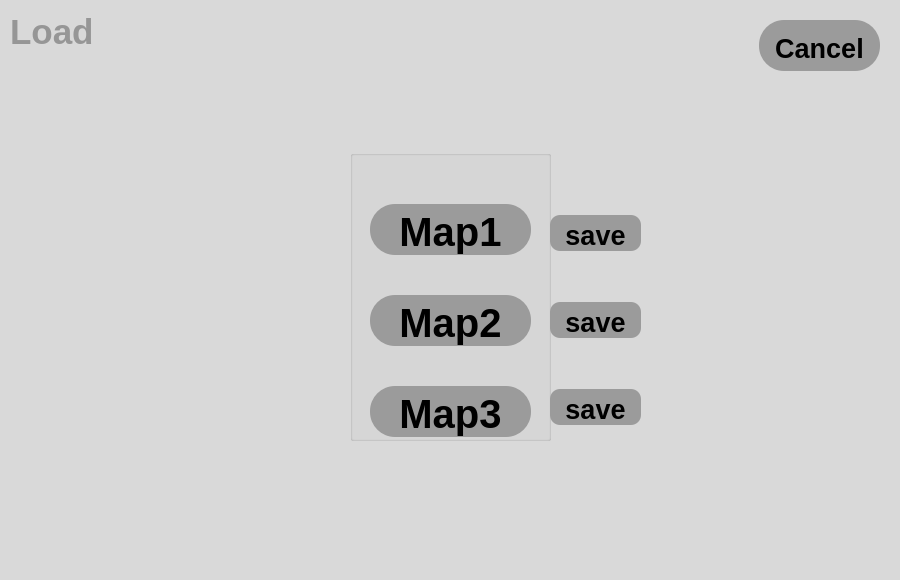
<?xml version="1.0" encoding="UTF-8"?>
<ui version="4.0">
 <class>LoadWindow</class>
 <widget class="QMainWindow" name="LoadWindow">
  <property name="geometry">
   <rect>
    <x>0</x>
    <y>0</y>
    <width>900</width>
    <height>580</height>
   </rect>
  </property>
  <property name="windowTitle">
   <string>MainWindow</string>
  </property>
  <property name="styleSheet">
   <string notr="true">selection-background-color: rgb(217, 217, 217);</string>
  </property>
  <widget class="QWidget" name="centralwidget">
   <widget class="QLabel" name="Load">
    <property name="geometry">
     <rect>
      <x>10</x>
      <y>12</y>
      <width>91</width>
      <height>40</height>
     </rect>
    </property>
    <property name="font">
     <font>
      <family>Arial</family>
      <pointsize>20</pointsize>
      <weight>75</weight>
      <bold>true</bold>
      <stylestrategy>PreferDefault</stylestrategy>
     </font>
    </property>
    <property name="text">
     <string>&lt;html&gt;&lt;head/&gt;&lt;body&gt;&lt;p&gt;&lt;span style=&quot; font-size:26pt; color: rgb(150, 150, 150);&quot;&gt;Load&lt;/span&gt;&lt;/p&gt;&lt;/body&gt;&lt;/html&gt;</string>
    </property>
    <property name="textFormat">
     <enum>Qt::AutoText</enum>
    </property>
    <property name="scaledContents">
     <bool>false</bool>
    </property>
   </widget>
   <widget class="QLabel" name="Fon">
    <property name="geometry">
     <rect>
      <x>-20</x>
      <y>-20</y>
      <width>921</width>
      <height>611</height>
     </rect>
    </property>
    <property name="styleSheet">
     <string notr="true">background-color: rgb(217, 217, 217);</string>
    </property>
    <property name="text">
     <string>`</string>
    </property>
   </widget>
   <widget class="QPushButton" name="Back">
    <property name="geometry">
     <rect>
      <x>759</x>
      <y>20</y>
      <width>121</width>
      <height>51</height>
     </rect>
    </property>
    <property name="font">
     <font>
      <family>Arial</family>
      <pointsize>20</pointsize>
      <weight>75</weight>
      <italic>false</italic>
      <bold>true</bold>
      <underline>false</underline>
      <strikeout>false</strikeout>
      <stylestrategy>PreferDefault</stylestrategy>
      <kerning>true</kerning>
     </font>
    </property>
    <property name="mouseTracking">
     <bool>false</bool>
    </property>
    <property name="styleSheet">
     <string notr="true">QPushButton{
	background-color: rgb(155, 155, 155);
	border: none;
	padding-top: 5px;
	border-radius: 25px;
}</string>
    </property>
    <property name="text">
     <string>Cancel</string>
    </property>
    <property name="autoExclusive">
     <bool>false</bool>
    </property>
    <property name="autoRepeatDelay">
     <number>300</number>
    </property>
    <property name="autoDefault">
     <bool>false</bool>
    </property>
    <property name="default">
     <bool>false</bool>
    </property>
   </widget>
   <widget class="QGroupBox" name="Maps">
    <property name="geometry">
     <rect>
      <x>350</x>
      <y>150</y>
      <width>201</width>
      <height>291</height>
     </rect>
    </property>
    <property name="title">
     <string/>
    </property>
    <widget class="QWidget" name="layoutWidget">
     <property name="geometry">
      <rect>
       <x>20</x>
       <y>20</y>
       <width>161</width>
       <height>301</height>
      </rect>
     </property>
     <layout class="QVBoxLayout" name="verticalLayout">
      <item>
       <widget class="QPushButton" name="LoadMap">
        <property name="font">
         <font>
          <family>Arial</family>
          <pointsize>30</pointsize>
          <weight>75</weight>
          <italic>false</italic>
          <bold>true</bold>
          <underline>false</underline>
          <strikeout>false</strikeout>
          <stylestrategy>PreferDefault</stylestrategy>
          <kerning>true</kerning>
         </font>
        </property>
        <property name="mouseTracking">
         <bool>false</bool>
        </property>
        <property name="styleSheet">
         <string notr="true">QPushButton{
	background-color: rgb(155, 155, 155);
	border: none;
	padding-top: 5px;
	border-radius: 25px;
}</string>
        </property>
        <property name="text">
         <string>Map1</string>
        </property>
        <property name="autoExclusive">
         <bool>false</bool>
        </property>
        <property name="autoRepeatDelay">
         <number>300</number>
        </property>
        <property name="autoDefault">
         <bool>false</bool>
        </property>
        <property name="default">
         <bool>false</bool>
        </property>
       </widget>
      </item>
      <item>
       <widget class="QPushButton" name="LoadMap_2">
        <property name="font">
         <font>
          <family>Arial</family>
          <pointsize>30</pointsize>
          <weight>75</weight>
          <italic>false</italic>
          <bold>true</bold>
          <underline>false</underline>
          <strikeout>false</strikeout>
          <stylestrategy>PreferDefault</stylestrategy>
          <kerning>true</kerning>
         </font>
        </property>
        <property name="mouseTracking">
         <bool>false</bool>
        </property>
        <property name="styleSheet">
         <string notr="true">QPushButton{
	background-color: rgb(155, 155, 155);
	border: none;
	padding-top: 5px;
	border-radius: 25px;
}</string>
        </property>
        <property name="text">
         <string>Map2</string>
        </property>
        <property name="autoExclusive">
         <bool>false</bool>
        </property>
        <property name="autoRepeatDelay">
         <number>300</number>
        </property>
        <property name="autoDefault">
         <bool>false</bool>
        </property>
        <property name="default">
         <bool>false</bool>
        </property>
       </widget>
      </item>
      <item>
       <widget class="QPushButton" name="LoadMap_3">
        <property name="font">
         <font>
          <family>Arial</family>
          <pointsize>30</pointsize>
          <weight>75</weight>
          <italic>false</italic>
          <bold>true</bold>
          <underline>false</underline>
          <strikeout>false</strikeout>
          <stylestrategy>PreferDefault</stylestrategy>
          <kerning>true</kerning>
         </font>
        </property>
        <property name="mouseTracking">
         <bool>false</bool>
        </property>
        <property name="styleSheet">
         <string notr="true">QPushButton{
	background-color: rgb(155, 155, 155);
	border: none;
	padding-top: 5px;
	border-radius: 25px;
}</string>
        </property>
        <property name="text">
         <string>Map3</string>
        </property>
        <property name="autoExclusive">
         <bool>false</bool>
        </property>
        <property name="autoRepeatDelay">
         <number>300</number>
        </property>
        <property name="autoDefault">
         <bool>false</bool>
        </property>
        <property name="default">
         <bool>false</bool>
        </property>
       </widget>
      </item>
     </layout>
    </widget>
   </widget>
   <widget class="QWidget" name="layoutWidget_2">
    <property name="geometry">
     <rect>
      <x>550</x>
      <y>170</y>
      <width>91</width>
      <height>301</height>
     </rect>
    </property>
    <layout class="QVBoxLayout" name="verticalLayout_2">
     <item>
      <widget class="QPushButton" name="Save1">
       <property name="font">
        <font>
         <family>Arial</family>
         <pointsize>20</pointsize>
         <weight>75</weight>
         <italic>false</italic>
         <bold>true</bold>
         <underline>false</underline>
         <strikeout>false</strikeout>
         <stylestrategy>PreferDefault</stylestrategy>
         <kerning>true</kerning>
        </font>
       </property>
       <property name="mouseTracking">
        <bool>false</bool>
       </property>
       <property name="styleSheet">
        <string notr="true">QPushButton{
	background-color: rgb(155, 155, 155);
	border: none;
	padding-top: 5px;
	border-radius: 10px;
}</string>
       </property>
       <property name="text">
        <string>save</string>
       </property>
       <property name="autoExclusive">
        <bool>false</bool>
       </property>
       <property name="autoRepeatDelay">
        <number>300</number>
       </property>
       <property name="autoDefault">
        <bool>false</bool>
       </property>
       <property name="default">
        <bool>false</bool>
       </property>
      </widget>
     </item>
     <item>
      <widget class="QPushButton" name="Save2">
       <property name="font">
        <font>
         <family>Arial</family>
         <pointsize>20</pointsize>
         <weight>75</weight>
         <italic>false</italic>
         <bold>true</bold>
         <underline>false</underline>
         <strikeout>false</strikeout>
         <stylestrategy>PreferDefault</stylestrategy>
         <kerning>true</kerning>
        </font>
       </property>
       <property name="mouseTracking">
        <bool>false</bool>
       </property>
       <property name="styleSheet">
        <string notr="true">QPushButton{
	background-color: rgb(155, 155, 155);
	border: none;
	padding-top: 5px;
	border-radius: 10px;
}</string>
       </property>
       <property name="text">
        <string>save</string>
       </property>
       <property name="autoExclusive">
        <bool>false</bool>
       </property>
       <property name="autoRepeatDelay">
        <number>300</number>
       </property>
       <property name="autoDefault">
        <bool>false</bool>
       </property>
       <property name="default">
        <bool>false</bool>
       </property>
      </widget>
     </item>
     <item>
      <widget class="QPushButton" name="Save3">
       <property name="font">
        <font>
         <family>Arial</family>
         <pointsize>20</pointsize>
         <weight>75</weight>
         <italic>false</italic>
         <bold>true</bold>
         <underline>false</underline>
         <strikeout>false</strikeout>
         <stylestrategy>PreferDefault</stylestrategy>
         <kerning>true</kerning>
        </font>
       </property>
       <property name="mouseTracking">
        <bool>false</bool>
       </property>
       <property name="styleSheet">
        <string notr="true">QPushButton{
	background-color: rgb(155, 155, 155);
	border: none;
	padding-top: 5px;
	border-radius: 10px;
}</string>
       </property>
       <property name="text">
        <string>save</string>
       </property>
       <property name="autoExclusive">
        <bool>false</bool>
       </property>
       <property name="autoRepeatDelay">
        <number>300</number>
       </property>
       <property name="autoDefault">
        <bool>false</bool>
       </property>
       <property name="default">
        <bool>false</bool>
       </property>
      </widget>
     </item>
    </layout>
   </widget>
   <zorder>Fon</zorder>
   <zorder>Load</zorder>
   <zorder>Back</zorder>
   <zorder>Maps</zorder>
   <zorder>layoutWidget_2</zorder>
  </widget>
 </widget>
 <resources/>
 <connections/>
</ui>
